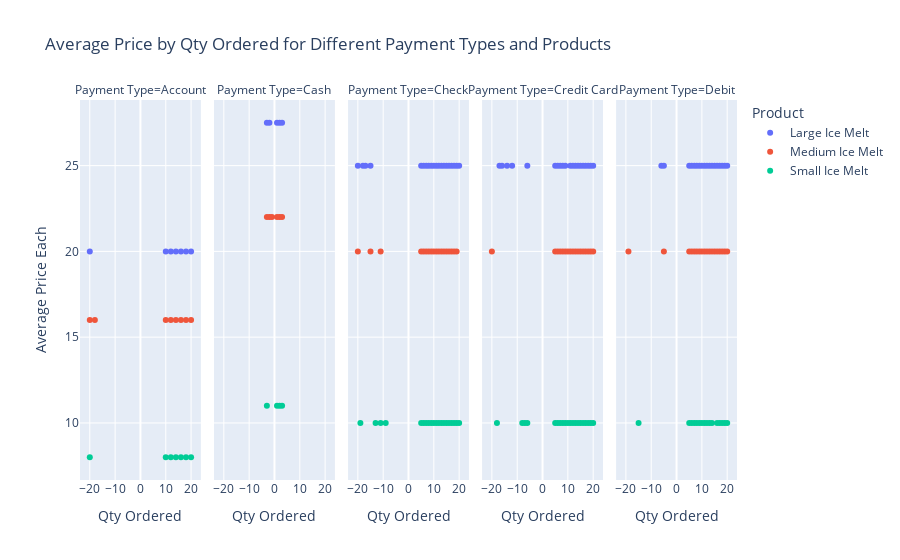

Notebook cell for this chart:
### Markdown cell above
# Volume Discounts Analysis Across Products

The data suggests that as the volume (quantity ordered) increases, the unit price for each product decreases. This indicates the application of volume discounts.

## Observations

From the visualization, it's evident that there are additional discounts applied to purchases, beyond just the volume order discounts. One potential explanation for this could be the form of payment used by customers.

### Code cell
# Group data by Product, Payment Type, and Qty Ordered and then compute the average Price Each
agg_data = df.groupby(['Product', 'Payment Type', 'Qty Ordered'])['Price Each'].mean().reset_index()
agg_data.rename(columns={'Price Each': 'Average_Price_Each'}, inplace=True)

fig = px.scatter(agg_data, x='Qty Ordered', y='Average_Price_Each', color='Product', 
                 facet_col='Payment Type', 
                 title='Average Price by Qty Ordered for Different Payment Types and Products',
                 labels={'Average_Price_Each': 'Average Price Each'})
fig.show()

### Figure 1 — Plotly figure (JSON) as saved in the notebook; plotly's stock layout.template omitted (floating-point values rounded to 4 significant figures)
{"data": [{"hovertemplate": "Product=Large Ice Melt<br>Payment Type=Account<br>Qty Ordered=%{x}<br>Average Price Each=%{y}<extra></extra>", "legendgroup": "Large Ice Melt", "marker": {"color": "#636efa", "symbol": "circle"}, "mode": "markers", "name": "Large Ice Melt", "orientation": "v", "showlegend": true, "type": "scatter", "x": [-20, 10, 12, 14, 16, 18, 20], "xaxis": "x", "y": [20, 20, 20, 20, 20, 20, 20], "yaxis": "y"}, {"hovertemplate": "Product=Large Ice Melt<br>Payment Type=Cash<br>Qty Ordered=%{x}<br>Average Price Each=%{y}<extra></extra>", "legendgroup": "Large Ice Melt", "marker": {"color": "#636efa", "symbol": "circle"}, "mode": "markers", "name": "Large Ice Melt", "orientation": "v", "showlegend": false, "type": "scatter", "x": [-3, -2, 1, 2, 3], "xaxis": "x2", "y": [27.5, 27.5, 27.5, 27.5, 27.5], "yaxis": "y2"}, {"hovertemplate": "Product=Large Ice Melt<br>Payment Type=Check<br>Qty Ordered=%{x}<br>Average Price Each=%{y}<extra></extra>", "legendgroup": "Large Ice Melt", "marker": {"color": "#636efa", "symbol": "circle"}, "mode": "markers", "name": "Large Ice Melt", "orientation": "v", "showlegend": false, "type": "scatter", "x": [-20, -18, -17, -15, 5, 6, 7, 8, 9, 10, 11, 12, 13, 14, 15, 16, 17, 18, 19, 20], "xaxis": "x3", "y": [25, 25, 25, 25, 25, 25, 25, 25, 25, 25, 25, 25, 25, 25, 25, 25, 25, 25, 25, 25], "yaxis": "y3"}, {"hovertemplate": "Product=Large Ice Melt<br>Payment Type=Credit Card<br>Qty Ordered=%{x}<br>Average Price Each=%{y}<extra></extra>", "legendgroup": "Large Ice Melt", "marker": {"color": "#636efa", "symbol": "circle"}, "mode": "markers", "name": "Large Ice Melt", "orientation": "v", "showlegend": false, "type": "scatter", "x": [-17, -16, -14, -12, -6, 5, 6, 7, 8, 9, 11, 12, 13, 14, 15, 16, 17, 18, 19, 20], "xaxis": "x4", "y": [25, 25, 25, 25, 25, 25, 25, 25, 25, 25, 25, 25, 25, 25, 25, 25, 25, 25, 25, 25], "yaxis": "y4"}, {"hovertemplate": "Product=Large Ice Melt<br>Payment Type=Debit<br>Qty Ordered=%{x}<br>Average Price Each=%{y}<extra></extra>", "legendgroup": "Large Ice Melt", "marker": {"color": "#636efa", "symbol": "circle"}, "mode": "markers", "name": "Large Ice Melt", "orientation": "v", "showlegend": false, "type": "scatter", "x": [-6, -5, 5, 6, 7, 8, 9, 10, 11, 12, 13, 14, 15, 16, 17, 18, 19, 20], "xaxis": "x5", "y": [25, 25, 25, 25, 25, 25, 25, 25, 25, 25, 25, 25, 25, 25, 25, 25, 25, 25], "yaxis": "y5"}, {"hovertemplate": "Product=Medium Ice Melt<br>Payment Type=Account<br>Qty Ordered=%{x}<br>Average Price Each=%{y}<extra></extra>", "legendgroup": "Medium Ice Melt", "marker": {"color": "#EF553B", "symbol": "circle"}, "mode": "markers", "name": "Medium Ice Melt", "orientation": "v", "showlegend": true, "type": "scatter", "x": [-20, -18, 10, 12, 14, 16, 18, 20], "xaxis": "x", "y": [16, 16, 16, 16, 16, 16, 16, 16], "yaxis": "y"}, {"hovertemplate": "Product=Medium Ice Melt<br>Payment Type=Cash<br>Qty Ordered=%{x}<br>Average Price Each=%{y}<extra></extra>", "legendgroup": "Medium Ice Melt", "marker": {"color": "#EF553B", "symbol": "circle"}, "mode": "markers", "name": "Medium Ice Melt", "orientation": "v", "showlegend": false, "type": "scatter", "x": [-3, -2, -1, 1, 2, 3], "xaxis": "x2", "y": [22, 22, 22, 22, 22, 22], "yaxis": "y2"}, {"hovertemplate": "Product=Medium Ice Melt<br>Payment Type=Check<br>Qty Ordered=%{x}<br>Average Price Each=%{y}<extra></extra>", "legendgroup": "Medium Ice Melt", "marker": {"color": "#EF553B", "symbol": "circle"}, "mode": "markers", "name": "Medium Ice Melt", "orientation": "v", "showlegend": false, "type": "scatter", "x": [-20, -15, -11, 5, 6, 7, 8, 9, 10, 11, 12, 13, 14, 15, 16, 17, 18, 19], "xaxis": "x3", "y": [20, 20, 20, 20, 20, 20, 20, 20, 20, 20, 20, 20, 20, 20, 20, 20, 20, 20], "yaxis": "y3"}, {"hovertemplate": "Product=Medium Ice Melt<br>Payment Type=Credit Card<br>Qty Ordered=%{x}<br>Average Price Each=%{y}<extra></extra>", "legendgroup": "Medium Ice Melt", "marker": {"color": "#EF553B", "symbol": "circle"}, "mode": "markers", "name": "Medium Ice Melt", "orientation": "v", "showlegend": false, "type": "scatter", "x": [-20, 5, 6, 7, 8, 9, 10, 11, 12, 13, 14, 15, 16, 17, 18, 19, 20], "xaxis": "x4", "y": [20, 20, 20, 20, 20, 20, 20, 20, 20, 20, 20, 20, 20, 20, 20, 20, 20], "yaxis": "y4"}, {"hovertemplate": "Product=Medium Ice Melt<br>Payment Type=Debit<br>Qty Ordered=%{x}<br>Average Price Each=%{y}<extra></extra>", "legendgroup": "Medium Ice Melt", "marker": {"color": "#EF553B", "symbol": "circle"}, "mode": "markers", "name": "Medium Ice Melt", "orientation": "v", "showlegend": false, "type": "scatter", "x": [-19, -5, 5, 6, 7, 8, 9, 10, 11, 12, 13, 14, 15, 16, 17, 18, 19, 20], "xaxis": "x5", "y": [20, 20, 20, 20, 20, 20, 20, 20, 20, 20, 20, 20, 20, 20, 20, 20, 20, 20], "yaxis": "y5"}, {"hovertemplate": "Product=Small Ice Melt<br>Payment Type=Account<br>Qty Ordered=%{x}<br>Average Price Each=%{y}<extra></extra>", "legendgroup": "Small Ice Melt", "marker": {"color": "#00cc96", "symbol": "circle"}, "mode": "markers", "name": "Small Ice Melt", "orientation": "v", "showlegend": true, "type": "scatter", "x": [-20, 10, 12, 14, 16, 18, 20], "xaxis": "x", "y": [8, 8, 8, 8, 8, 8, 8], "yaxis": "y"}, {"hovertemplate": "Product=Small Ice Melt<br>Payment Type=Cash<br>Qty Ordered=%{x}<br>Average Price Each=%{y}<extra></extra>", "legendgroup": "Small Ice Melt", "marker": {"color": "#00cc96", "symbol": "circle"}, "mode": "markers", "name": "Small Ice Melt", "orientation": "v", "showlegend": false, "type": "scatter", "x": [-3, 1, 2, 3], "xaxis": "x2", "y": [11, 11, 11, 11], "yaxis": "y2"}, {"hovertemplate": "Product=Small Ice Melt<br>Payment Type=Check<br>Qty Ordered=%{x}<br>Average Price Each=%{y}<extra></extra>", "legendgroup": "Small Ice Melt", "marker": {"color": "#00cc96", "symbol": "circle"}, "mode": "markers", "name": "Small Ice Melt", "orientation": "v", "showlegend": false, "type": "scatter", "x": [-19, -13, -11, -9, 5, 6, 7, 8, 9, 10, 11, 12, 13, 14, 15, 16, 17, 18, 19, 20], "xaxis": "x3", "y": [10, 10, 10, 10, 10, 10, 10, 10, 10, 10, 10, 10, 10, 10, 10, 10, 10, 10, 10, 10], "yaxis": "y3"}, {"hovertemplate": "Product=Small Ice Melt<br>Payment Type=Credit Card<br>Qty Ordered=%{x}<br>Average Price Each=%{y}<extra></extra>", "legendgroup": "Small Ice Melt", "marker": {"color": "#00cc96", "symbol": "circle"}, "mode": "markers", "name": "Small Ice Melt", "orientation": "v", "showlegend": false, "type": "scatter", "x": [-18, -8, -7, -6, 5, 6, 7, 8, 9, 10, 11, 12, 13, 14, 15, 16, 17, 18, 19, 20], "xaxis": "x4", "y": [10, 10, 10, 10, 10, 10, 10, 10, 10, 10, 10, 10, 10, 10, 10, 10, 10, 10, 10, 10], "yaxis": "y4"}, {"hovertemplate": "Product=Small Ice Melt<br>Payment Type=Debit<br>Qty Ordered=%{x}<br>Average Price Each=%{y}<extra></extra>", "legendgroup": "Small Ice Melt", "marker": {"color": "#00cc96", "symbol": "circle"}, "mode": "markers", "name": "Small Ice Melt", "orientation": "v", "showlegend": false, "type": "scatter", "x": [-15, 5, 6, 7, 8, 9, 10, 11, 12, 13, 14, 16, 17, 18, 19, 20], "xaxis": "x5", "y": [10, 10, 10, 10, 10, 10, 10, 10, 10, 10, 10, 10, 10, 10, 10, 10], "yaxis": "y5"}], "layout": {"annotations": [{"font": {}, "showarrow": false, "text": "Payment Type=Account", "x": 0.092, "xanchor": "center", "xref": "paper", "y": 1, "yanchor": "bottom", "yref": "paper"}, {"font": {}, "showarrow": false, "text": "Payment Type=Cash", "x": 0.296, "xanchor": "center", "xref": "paper", "y": 1, "yanchor": "bottom", "yref": "paper"}, {"font": {}, "showarrow": false, "text": "Payment Type=Check", "x": 0.5, "xanchor": "center", "xref": "paper", "y": 1, "yanchor": "bottom", "yref": "paper"}, {"font": {}, "showarrow": false, "text": "Payment Type=Credit Card", "x": 0.704, "xanchor": "center", "xref": "paper", "y": 1, "yanchor": "bottom", "yref": "paper"}, {"font": {}, "showarrow": false, "text": "Payment Type=Debit", "x": 0.908, "xanchor": "center", "xref": "paper", "y": 1, "yanchor": "bottom", "yref": "paper"}], "legend": {"title": {"text": "Product"}, "tracegroupgap": 0}, "title": {"text": "Average Price by Qty Ordered for Different Payment Types and Products"}, "xaxis": {"anchor": "y", "domain": [0, 0.184], "title": {"text": "Qty Ordered"}}, "xaxis2": {"anchor": "y2", "domain": [0.204, 0.388], "matches": "x", "title": {"text": "Qty Ordered"}}, "xaxis3": {"anchor": "y3", "domain": [0.408, 0.592], "matches": "x", "title": {"text": "Qty Ordered"}}, "xaxis4": {"anchor": "y4", "domain": [0.612, 0.796], "matches": "x", "title": {"text": "Qty Ordered"}}, "xaxis5": {"anchor": "y5", "domain": [0.816, 1], "matches": "x", "title": {"text": "Qty Ordered"}}, "yaxis": {"anchor": "x", "domain": [0, 1], "title": {"text": "Average Price Each"}}, "yaxis2": {"anchor": "x2", "domain": [0, 1], "matches": "y", "showticklabels": false}, "yaxis3": {"anchor": "x3", "domain": [0, 1], "matches": "y", "showticklabels": false}, "yaxis4": {"anchor": "x4", "domain": [0, 1], "matches": "y", "showticklabels": false}, "yaxis5": {"anchor": "x5", "domain": [0, 1], "matches": "y", "showticklabels": false}}}
